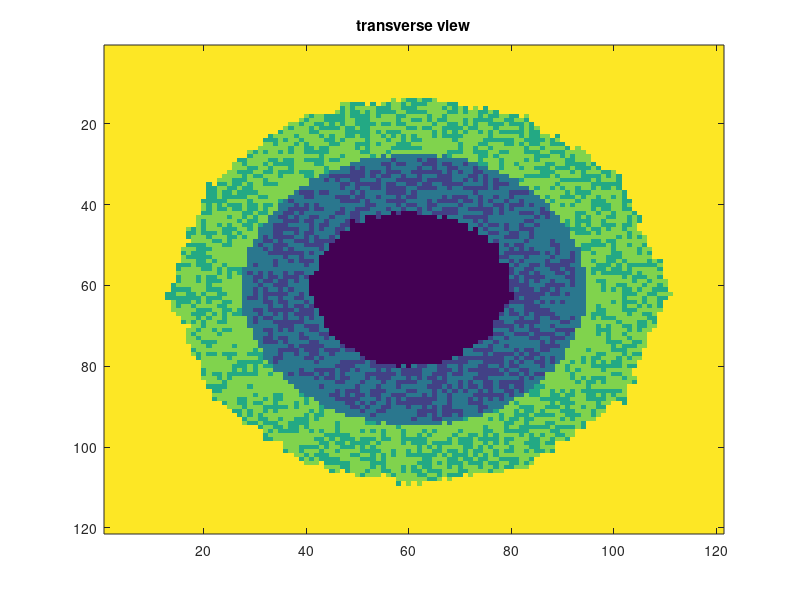

Recreate this plot in MATLAB. (Note: this script raises an error after producing the figure.)
% new graph

% lumen --> 0
% SMCintima --> 1
% ECMintima --> 2
% SMCmedia --> 3
% ECMmedia --> 4
% external support --> 5
% clear variables
% close all
% clc
% 
% load data_stenosis2
% load data9
load data12
graph = zeros(121,121);

% SMCintima --> 1 && ECMintima --> 2
for ii=1:121,
    for jj=1:121,
        
        if lamina(ii,jj)<=0
            if type_cell(ii,jj) == 1, % smc intima
                graph(ii,jj)=1;
            end
            if type_cell(ii,jj) == 2, % ecm intima
                graph(ii,jj)=2;
            end
            
        else
            if type_cell(ii,jj) == 1, % smc media
                graph(ii,jj)=3;
            end
            if type_cell(ii,jj) == 2, % ecm media
                graph(ii,jj)=4;
            end
            
        end
        
    end
end
clear ii jj

% lumen --> 0
for ii=1:121,
    for jj=1:121,
        
        if lumen_hole(ii,jj) == 1,
            graph(ii,jj) = 0;
        end
        
    end
end
clear ii jj

% external support --> 5
for ii=1:121,
    for jj=1:121,
        
        if external_support(ii,jj) == 1,
            graph(ii,jj) = 5;
        end
        
    end
end
clear ii jj

figure(1)
imagesc(graph)
title('transverse view')
colormap(parula)

% figure(2)
% surf(graph)
% title('frontal view')

colormap(pink)
axis image
set(gca, 'XTickLabelMode', 'manual', 'XTickLabel', []);
set(gca, 'YTickLabelMode', 'manual', 'YTickLabel', []);

            
                
            